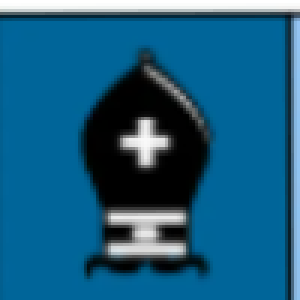
#> input picture backend/training_data/b/092b121b3d66436fa565ab2f60ecfbf6.png, 100 x 100 px (shown 3 times larger); its folder holds only this picture in this run
$ python train_classifier.py
#> lines starting #> are read from the running program, lines starting #| are printed output that depends on the picture
"""
train_classifier.py
-------------------
Train a HOG + SVM piece classifier from labeled square images.

Usage:
    cd backend
    python train_classifier.py

Prerequisites:
    - pip install scikit-learn scikit-image joblib
    - Collect training data first via POST /api/collect-training-data
      (or place labeled 100x100 PNG images in training_data/<label>/ manually)

Output:
    Saves piece_model.joblib to the backend/ directory.
    The piece_classifier.py will automatically use this model if present.
"""

import os
import sys
import warnings

import cv2
import numpy as np

# ---------------------------------------------------------------------------
# Optional ML dependencies (joblib / scikit-image / scikit-learn)
# ---------------------------------------------------------------------------

try:
    import joblib
    from skimage.feature import hog as sk_hog
    from sklearn.metrics import classification_report
    from sklearn.model_selection import train_test_split
    from sklearn.svm import SVC
    _ML_AVAILABLE = True
except ImportError:
    warnings.warn(
        "scikit-image, joblib, or scikit-learn not installed — "
        "the /api/train endpoint will be unavailable.  "
        "Run: pip install scikit-image joblib scikit-learn",
        stacklevel=1,
    )
    _ML_AVAILABLE = False

# ---------------------------------------------------------------------------
# Configuration
# ---------------------------------------------------------------------------

TRAINING_DATA_DIR = os.path.join(os.path.dirname(__file__), "training_data")
MODEL_OUTPUT_PATH = os.path.join(os.path.dirname(__file__), "piece_model.joblib")
SQUARE_SIZE = 100

# HOG parameters — must match piece_classifier.py exactly
HOG_ORIENTATIONS = 9
HOG_PIXELS_PER_CELL = (10, 10)
HOG_CELLS_PER_BLOCK = (2, 2)
HOG_BLOCK_NORM = "L2-Hys"

# SVM parameters
SVM_C = 10
SVM_GAMMA = "scale"
SVM_KERNEL = "rbf"

# Train/test split
TEST_SIZE = 0.2
RANDOM_STATE = 42


# ---------------------------------------------------------------------------
# Helpers
# ---------------------------------------------------------------------------

def _extract_hog(image_path: str) -> np.ndarray:
    """Load an image and return its HOG feature vector."""
    img = cv2.imread(image_path, cv2.IMREAD_GRAYSCALE)
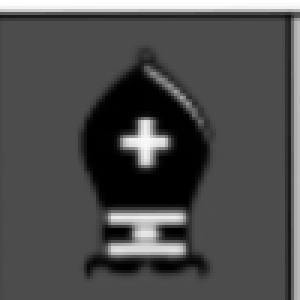
#> img: shape (100, 100) (shown 3 times larger); min 0, max 255, mean 76.5
    if img is None:
        raise IOError(f"Could not read image: {image_path}")
    img = cv2.resize(img, (SQUARE_SIZE, SQUARE_SIZE))
    features = sk_hog(
        img,
        orientations=HOG_ORIENTATIONS,
        pixels_per_cell=HOG_PIXELS_PER_CELL,
        cells_per_block=HOG_CELLS_PER_BLOCK,
        block_norm=HOG_BLOCK_NORM,
    )
#> features = 2916 values, max 0.892 at index 425, min 0 at index 1, mean 0.0761
    return features


# ---------------------------------------------------------------------------
# Training logic (importable)
# ---------------------------------------------------------------------------

def train_model() -> dict:
    """
    Train the HOG+SVM classifier from labeled images in ``training_data/``.

    Returns
    -------
    dict
        ``{"samples": int, "accuracy": float, "report": str, "label_counts": dict[str, int]}``

    Raises
    ------
    ImportError
        If scikit-image, joblib, or scikit-learn are not installed.
    FileNotFoundError
        If the training data directory does not exist.
    ValueError
        If no training images are found.
    """
    if not _ML_AVAILABLE:
        raise ImportError(
            "scikit-image, joblib, and scikit-learn are required for training.  "
            "Run: pip install scikit-image joblib scikit-learn"
        )

    if not os.path.isdir(TRAINING_DATA_DIR):
        raise FileNotFoundError(
            f"Training data directory not found: {TRAINING_DATA_DIR}\n"
            "  Run the app and POST to /api/collect-training-data first."
        )

    X: list[np.ndarray] = []
    y: list[str] = []
    label_counts: dict[str, int] = {}

    for label in sorted(os.listdir(TRAINING_DATA_DIR)):
        label_dir = os.path.join(TRAINING_DATA_DIR, label)
        if not os.path.isdir(label_dir):
            continue

        images = [
            f for f in os.listdir(label_dir)
            if f.lower().endswith((".png", ".jpg", ".jpeg"))
        ]

        if not images:
            continue

        for filename in images:
            path = os.path.join(label_dir, filename)
            try:
                features = _extract_hog(path)
                X.append(features)
                y.append(label)
            except (IOError, cv2.error, Exception):
                pass

        label_counts[label] = len(images)
#> pass 2 of the loop in train_model, `for label in sorted(os.listdir(TRAINING_DATA_DIR)):`:
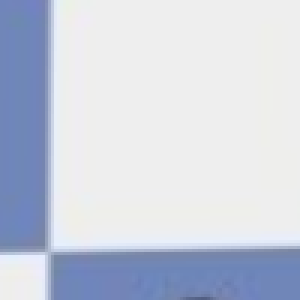
#> input picture backend/training_data/empty/0244f958d01a4343a0e5073a3eb0c08c.png, 100 x 100 px (shown 3 times larger)
#> in _extract_hog (call 2), `img = cv2.imread(image_path, cv2.IMREAD_GRAYSCALE)`:
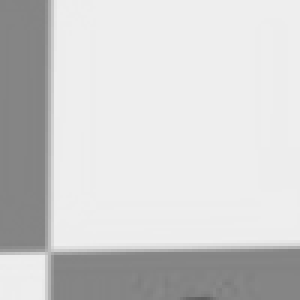
#> img: shape (100, 100) (shown 3 times larger); min 95, max 239, mean 208.1
#> in _extract_hog (call 2), `features = sk_hog( img, orientations=HOG_ORIENTATIONS, pixels_per_cell..`: features = 2916 values, max 0.707 at index 585, min 0 at index 1, mean 0.0457

    if len(X) == 0:
        raise ValueError(
            "No training images found.  Collect data first via "
            "POST /api/collect-training-data."
        )

    X_arr = np.array(X)
    y_arr = np.array(y)

    # --- Train / test split ---
    X_train, X_test, y_train, y_test = train_test_split(
        X_arr, y_arr, test_size=TEST_SIZE, random_state=RANDOM_STATE, stratify=y_arr
    )

    # --- Train SVM ---
    clf = SVC(kernel=SVM_KERNEL, C=SVM_C, gamma=SVM_GAMMA, probability=True)
    clf.fit(X_train, y_train)

    # --- Evaluate ---
    y_pred = clf.predict(X_test)
    report = classification_report(y_test, y_pred)

    correct = int(np.sum(y_pred == y_test))
    accuracy = correct / len(y_test) if len(y_test) > 0 else 0.0

    # --- Save model ---
    joblib.dump(clf, MODEL_OUTPUT_PATH)

    return {
        "samples": int(len(X_arr)),
        "accuracy": round(accuracy, 4),
        "report": report,
        "label_counts": label_counts,
    }


# ---------------------------------------------------------------------------
# CLI entry-point
# ---------------------------------------------------------------------------

def main() -> None:
    print(f"Scanning training data in: {TRAINING_DATA_DIR}")
    try:
        result = train_model()
    except ImportError as exc:
        print(f"ERROR: {exc}", file=sys.stderr)
        sys.exit(1)
    except (FileNotFoundError, ValueError) as exc:
        print(f"ERROR: {exc}", file=sys.stderr)
#> (the run stopped early here; a loop or call above may not have finished)
